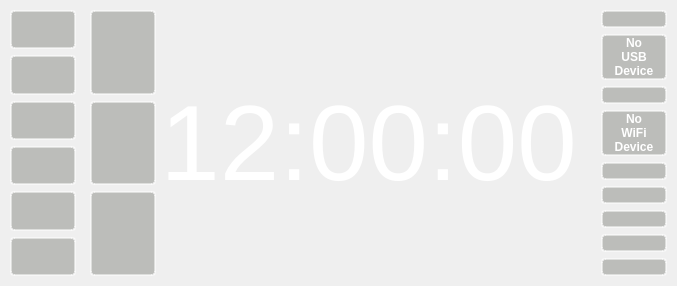
     <widget class="QWidget" name="oldmenuWidget" native="true">
      <property name="sizePolicy">
       <sizepolicy hsizetype="Expanding" vsizetype="Expanding">
        <horstretch>0</horstretch>
        <verstretch>0</verstretch>
       </sizepolicy>
      </property>
      <layout class="QHBoxLayout" name="horizontalLayout_2">
       <property name="spacing">
        <number>4</number>
       </property>
       <property name="leftMargin">
        <number>0</number>
       </property>
       <property name="topMargin">
        <number>0</number>
       </property>
       <property name="rightMargin">
        <number>0</number>
       </property>
       <property name="bottomMargin">
        <number>0</number>
       </property>
       <item>
        <layout class="QVBoxLayout" name="verticalLayout_8">
         <item>
          <layout class="QHBoxLayout" name="horizontalLayout_4">
           <item>
            <widget class="QWidget" name="buttonWidget" native="true">
             <property name="sizePolicy">
              <sizepolicy hsizetype="Fixed" vsizetype="Expanding">
               <horstretch>0</horstretch>
               <verstretch>0</verstretch>
              </sizepolicy>
             </property>
             <layout class="QVBoxLayout" name="verticalLayout_7">
              <property name="leftMargin">
               <number>10</number>
              </property>
              <property name="topMargin">
               <number>10</number>
              </property>
              <property name="rightMargin">
               <number>0</number>
              </property>
              <property name="bottomMargin">
               <number>10</number>
              </property>
              <item>
               <widget class="QPushButton" name="pushButtonSettings2">
                <property name="sizePolicy">
                 <sizepolicy hsizetype="Fixed" vsizetype="Expanding">
                  <horstretch>0</horstretch>
                  <verstretch>0</verstretch>
                 </sizepolicy>
                </property>
                <property name="minimumSize">
                 <size>
                  <width>66</width>
                  <height>0</height>
                 </size>
                </property>
                <property name="maximumSize">
                 <size>
                  <width>66</width>
                  <height>16777215</height>
                 </size>
                </property>
                <property name="styleSheet">
                 <string notr="true">background-color: rgba(136, 138, 133, 0.5);
border-radius: 4px;
border: 2px solid rgba(255,255,255,0.5);
outline: none;</string>
                </property>
                <property name="text">
                 <string/>
                </property>
                <property name="icon">
                 <iconset>
                  <normalon>:/settings-hot.png</normalon>
                 </iconset>
                </property>
                <property name="iconSize">
                 <size>
                  <width>50</width>
                  <height>50</height>
                 </size>
                </property>
               </widget>
              </item>
              <item>
               <widget class="QPushButton" name="pushButtonLock2">
                <property name="sizePolicy">
                 <sizepolicy hsizetype="Fixed" vsizetype="Expanding">
                  <horstretch>0</horstretch>
                  <verstretch>0</verstretch>
                 </sizepolicy>
                </property>
                <property name="minimumSize">
                 <size>
                  <width>66</width>
                  <height>0</height>
                 </size>
                </property>
                <property name="maximumSize">
                 <size>
                  <width>66</width>
                  <height>16777215</height>
                 </size>
                </property>
                <property name="styleSheet">
                 <string notr="true">background-color: rgba(136, 138, 133, 0.5);
border-radius: 4px;
border: 2px solid rgba(255,255,255,0.5);
outline: none;</string>
                </property>
                <property name="text">
                 <string/>
                </property>
                <property name="icon">
                 <iconset>
                  <normalon>:/lock-hot.png</normalon>
                 </iconset>
                </property>
                <property name="iconSize">
                 <size>
                  <width>50</width>
                  <height>50</height>
                 </size>
                </property>
               </widget>
              </item>
              <item>
               <widget class="QPushButton" name="pushButtonMusic2">
                <property name="sizePolicy">
                 <sizepolicy hsizetype="Fixed" vsizetype="Expanding">
                  <horstretch>0</horstretch>
                  <verstretch>0</verstretch>
                 </sizepolicy>
                </property>
                <property name="minimumSize">
                 <size>
                  <width>66</width>
                  <height>0</height>
                 </size>
                </property>
                <property name="maximumSize">
                 <size>
                  <width>66</width>
                  <height>16777215</height>
                 </size>
                </property>
                <property name="styleSheet">
                 <string notr="true">background-color: rgba(136, 138, 133, 0.5);
border-radius: 4px;
border: 2px solid rgba(255,255,255,0.5);
outline: none;</string>
                </property>
                <property name="text">
                 <string/>
                </property>
                <property name="icon">
                 <iconset>
                  <normalon>:/mp3-hot.png</normalon>
                 </iconset>
                </property>
                <property name="iconSize">
                 <size>
                  <width>50</width>
                  <height>50</height>
                 </size>
                </property>
               </widget>
              </item>
              <item>
               <widget class="QPushButton" name="pushButtonBrightness2">
                <property name="sizePolicy">
                 <sizepolicy hsizetype="Fixed" vsizetype="Expanding">
                  <horstretch>0</horstretch>
                  <verstretch>0</verstretch>
                 </sizepolicy>
                </property>
                <property name="minimumSize">
                 <size>
                  <width>66</width>
                  <height>0</height>
                 </size>
                </property>
                <property name="maximumSize">
                 <size>
                  <width>66</width>
                  <height>16777215</height>
                 </size>
                </property>
                <property name="styleSheet">
                 <string notr="true">background-color: rgba(136, 138, 133, 0.5);
border-radius: 4px;
border: 2px solid rgba(255,255,255,0.5);
outline: none;</string>
                </property>
                <property name="text">
                 <string/>
                </property>
                <property name="icon">
                 <iconset>
                  <normalon>:/brightness-hot.png</normalon>
                 </iconset>
                </property>
                <property name="iconSize">
                 <size>
                  <width>50</width>
                  <height>50</height>
                 </size>
                </property>
               </widget>
              </item>
              <item>
               <widget class="QPushButton" name="pushButtonToggleGUI2">
                <property name="sizePolicy">
                 <sizepolicy hsizetype="Fixed" vsizetype="Expanding">
                  <horstretch>0</horstretch>
                  <verstretch>0</verstretch>
                 </sizepolicy>
                </property>
                <property name="minimumSize">
                 <size>
                  <width>66</width>
                  <height>0</height>
                 </size>
                </property>
                <property name="maximumSize">
                 <size>
                  <width>66</width>
                  <height>16777215</height>
                 </size>
                </property>
                <property name="styleSheet">
                 <string notr="true">background-color: rgba(136, 138, 133, 0.5);
border-radius: 4px;
border: 2px solid rgba(255,255,255,0.5);
outline: none;</string>
                </property>
                <property name="text">
                 <string/>
                </property>
                <property name="icon">
                 <iconset>
                  <normalon>:/eye-hot.png</normalon>
                 </iconset>
                </property>
                <property name="iconSize">
                 <size>
                  <width>50</width>
                  <height>50</height>
                 </size>
                </property>
               </widget>
              </item>
              <item>
               <widget class="QPushButton" name="pushButtonExit2">
                <property name="sizePolicy">
                 <sizepolicy hsizetype="Fixed" vsizetype="Expanding">
                  <horstretch>0</horstretch>
                  <verstretch>0</verstretch>
                 </sizepolicy>
                </property>
                <property name="minimumSize">
                 <size>
                  <width>66</width>
                  <height>0</height>
                 </size>
                </property>
                <property name="maximumSize">
                 <size>
                  <width>66</width>
                  <height>16777215</height>
                 </size>
                </property>
                <property name="styleSheet">
                 <string notr="true">background-color: rgba(136, 138, 133, 0.5);
border-radius: 4px;
border: 2px solid rgba(255,255,255,0.5);
outline: none;</string>
                </property>
                <property name="text">
                 <string/>
                </property>
                <property name="icon">
                 <iconset>
                  <normalon>:/power-hot.png</normalon>
                 </iconset>
                </property>
                <property name="iconSize">
                 <size>
                  <width>50</width>
                  <height>50</height>
                 </size>
                </property>
               </widget>
              </item>
             </layout>
            </widget>
           </item>
           <item>
            <widget class="QWidget" name="exitWidget" native="true">
             <property name="sizePolicy">
              <sizepolicy hsizetype="Fixed" vsizetype="Expanding">
               <horstretch>0</horstretch>
               <verstretch>0</verstretch>
              </sizepolicy>
             </property>
             <layout class="QVBoxLayout" name="verticalLayout_9">
              <property name="leftMargin">
               <number>10</number>
              </property>
              <property name="topMargin">
               <number>10</number>
              </property>
              <property name="rightMargin">
               <number>0</number>
              </property>
              <property name="bottomMargin">
               <number>10</number>
              </property>
              <item>
               <widget class="QPushButton" name="pushButtonShutdown2">
                <property name="sizePolicy">
                 <sizepolicy hsizetype="Fixed" vsizetype="Expanding">
                  <horstretch>0</horstretch>
                  <verstretch>0</verstretch>
                 </sizepolicy>
                </property>
                <property name="minimumSize">
                 <size>
                  <width>66</width>
                  <height>0</height>
                 </size>
                </property>
                <property name="maximumSize">
                 <size>
                  <width>66</width>
                  <height>16777215</height>
                 </size>
                </property>
                <property name="styleSheet">
                 <string notr="true">background-color: rgba(136, 138, 133, 0.5);
border-radius: 4px;
border: 2px solid rgba(255,255,255,0.5);
outline: none;</string>
                </property>
                <property name="text">
                 <string/>
                </property>
                <property name="icon">
                 <iconset>
                  <normalon>:/power-hot.png</normalon>
                 </iconset>
                </property>
                <property name="iconSize">
                 <size>
                  <width>50</width>
                  <height>50</height>
                 </size>
                </property>
               </widget>
              </item>
              <item>
               <widget class="QPushButton" name="pushButtonReboot2">
                <property name="sizePolicy">
                 <sizepolicy hsizetype="Fixed" vsizetype="Expanding">
                  <horstretch>0</horstretch>
                  <verstretch>0</verstretch>
                 </sizepolicy>
                </property>
                <property name="minimumSize">
                 <size>
                  <width>66</width>
                  <height>0</height>
                 </size>
                </property>
                <property name="maximumSize">
                 <size>
                  <width>66</width>
                  <height>16777215</height>
                 </size>
                </property>
                <property name="styleSheet">
                 <string notr="true">background-color: rgba(136, 138, 133, 0.5);
border-radius: 4px;
border: 2px solid rgba(255,255,255,0.5);
outline: none;</string>
                </property>
                <property name="text">
                 <string/>
                </property>
                <property name="icon">
                 <iconset>
                  <normalon>:/reboot-hot.png</normalon>
                 </iconset>
                </property>
                <property name="iconSize">
                 <size>
                  <width>50</width>
                  <height>50</height>
                 </size>
                </property>
               </widget>
              </item>
              <item>
               <widget class="QPushButton" name="pushButtonCancel2">
                <property name="sizePolicy">
                 <sizepolicy hsizetype="Fixed" vsizetype="Expanding">
                  <horstretch>0</horstretch>
                  <verstretch>0</verstretch>
                 </sizepolicy>
                </property>
                <property name="minimumSize">
                 <size>
                  <width>66</width>
                  <height>0</height>
                 </size>
                </property>
                <property name="maximumSize">
                 <size>
                  <width>66</width>
                  <height>16777215</height>
                 </size>
                </property>
                <property name="styleSheet">
                 <string notr="true">background-color: rgba(136, 138, 133, 0.5);
border-radius: 4px;
border: 2px solid rgba(255,255,255,0.5);
outline: none;</string>
                </property>
                <property name="text">
                 <string/>
                </property>
                <property name="icon">
                 <iconset>
                  <normalon>:/back-hot.png</normalon>
                 </iconset>
                </property>
                <property name="iconSize">
                 <size>
                  <width>50</width>
                  <height>50</height>
                 </size>
                </property>
               </widget>
              </item>
             </layout>
            </widget>
           </item>
           <item>
            <widget class="QLabel" name="bigClock">
             <property name="sizePolicy">
              <sizepolicy hsizetype="Expanding" vsizetype="Expanding">
               <horstretch>0</horstretch>
               <verstretch>0</verstretch>
              </sizepolicy>
             </property>
             <property name="font">
              <font>
               <pointsize>80</pointsize>
               <weight>50</weight>
               <bold>false</bold>
              </font>
             </property>
             <property name="styleSheet">
              <string notr="true">color: rgb(255, 255, 255);</string>
             </property>
             <property name="text">
              <string>12:00:00</string>
             </property>
             <property name="alignment">
              <set>Qt::AlignCenter</set>
             </property>
            </widget>
           </item>
           <item>
            <widget class="QLabel" name="oldmenuDummy">
             <property name="sizePolicy">
              <sizepolicy hsizetype="Expanding" vsizetype="Expanding">
               <horstretch>0</horstretch>
               <verstretch>0</verstretch>
              </sizepolicy>
             </property>
             <property name="text">
              <string/>
             </property>
            </widget>
           </item>
           <item>
            <widget class="QWidget" name="verticalWidget_2" native="true">
             <property name="sizePolicy">
              <sizepolicy hsizetype="Fixed" vsizetype="Expanding">
               <horstretch>0</horstretch>
               <verstretch>0</verstretch>
              </sizepolicy>
             </property>
             <layout class="QVBoxLayout" name="verticalLayout_6">
              <property name="topMargin">
               <number>10</number>
              </property>
              <property name="rightMargin">
               <number>10</number>
              </property>
              <property name="bottomMargin">
               <number>10</number>
              </property>
              <item>
               <widget class="QWidget" name="AAUSBWidget2" native="true">
                <property name="sizePolicy">
                 <sizepolicy hsizetype="Fixed" vsizetype="Expanding">
                  <horstretch>0</horstretch>
                  <verstretch>0</verstretch>
                 </sizepolicy>
                </property>
                <layout class="QVBoxLayout" name="verticalLayout_11">
                 <property name="leftMargin">
                  <number>0</number>
                 </property>
                 <property name="topMargin">
                  <number>0</number>
                 </property>
                 <property name="rightMargin">
                  <number>0</number>
                 </property>
                 <property name="bottomMargin">
                  <number>0</number>
                 </property>
                 <item>
                  <widget class="QPushButton" name="pushButtonAndroidAuto2">
                   <property name="sizePolicy">
                    <sizepolicy hsizetype="Fixed" vsizetype="Expanding">
                     <horstretch>0</horstretch>
                     <verstretch>0</verstretch>
                    </sizepolicy>
                   </property>
                   <property name="minimumSize">
                    <size>
                     <width>66</width>
                     <height>0</height>
                    </size>
                   </property>
                   <property name="maximumSize">
                    <size>
                     <width>66</width>
                     <height>16777215</height>
                    </size>
                   </property>
                   <property name="styleSheet">
                    <string notr="true">background-color: rgba(136, 138, 133, 0.5);
border-radius: 4px;
border: 2px solid rgba(255,255,255,0.5);
outline: none;</string>
                   </property>
                   <property name="text">
                    <string/>
                   </property>
                   <property name="icon">
                    <iconset>
                     <normalon>:/aausb-hot.png</normalon>
                    </iconset>
                   </property>
                   <property name="iconSize">
                    <size>
                     <width>50</width>
                     <height>50</height>
                    </size>
                   </property>
                  </widget>
                 </item>
                 <item>
                  <widget class="QPushButton" name="pushButtonNoDevice2">
                   <property name="sizePolicy">
                    <sizepolicy hsizetype="Fixed" vsizetype="Expanding">
                     <horstretch>0</horstretch>
                     <verstretch>0</verstretch>
                    </sizepolicy>
                   </property>
                   <property name="minimumSize">
                    <size>
                     <width>66</width>
                     <height>0</height>
                    </size>
                   </property>
                   <property name="maximumSize">
                    <size>
                     <width>66</width>
                     <height>16777215</height>
                    </size>
                   </property>
                   <property name="font">
                    <font>
                     <weight>75</weight>
                     <bold>true</bold>
                    </font>
                   </property>
                   <property name="styleSheet">
                    <string notr="true">background-color: rgba(136, 138, 133, 0.5);
color: rgb(255, 255, 255);
border-radius: 4px;
border: 2px solid rgba(255,255,255,0.5);
outline: none;</string>
                   </property>
                   <property name="text">
                    <string>No
USB
Device</string>
                   </property>
                  </widget>
                 </item>
                </layout>
               </widget>
              </item>
              <item>
               <widget class="QWidget" name="AAWIFIWidget2" native="true">
                <property name="sizePolicy">
                 <sizepolicy hsizetype="Fixed" vsizetype="Expanding">
                  <horstretch>0</horstretch>
                  <verstretch>0</verstretch>
                 </sizepolicy>
                </property>
                <layout class="QVBoxLayout" name="verticalLayout_12">
                 <property name="leftMargin">
                  <number>0</number>
                 </property>
                 <property name="topMargin">
                  <number>0</number>
                 </property>
                 <property name="rightMargin">
                  <number>0</number>
                 </property>
                 <property name="bottomMargin">
                  <number>0</number>
                 </property>
                 <item>
                  <widget class="QPushButton" name="pushButtonWifi2">
                   <property name="sizePolicy">
                    <sizepolicy hsizetype="Fixed" vsizetype="Expanding">
                     <horstretch>0</horstretch>
                     <verstretch>0</verstretch>
                    </sizepolicy>
                   </property>
                   <property name="minimumSize">
                    <size>
                     <width>66</width>
                     <height>0</height>
                    </size>
                   </property>
                   <property name="maximumSize">
                    <size>
                     <width>66</width>
                     <height>16777215</height>
                    </size>
                   </property>
                   <property name="styleSheet">
                    <string notr="true">background-color: rgba(136, 138, 133, 0.5);
border-radius: 4px;
border: 2px solid rgba(255,255,255,0.5);
outline: none;</string>
                   </property>
                   <property name="text">
                    <string/>
                   </property>
                   <property name="icon">
                    <iconset>
                     <normalon>:/aawifi-hot.png</normalon>
                    </iconset>
                   </property>
                   <property name="iconSize">
                    <size>
                     <width>50</width>
                     <height>50</height>
                    </size>
                   </property>
                  </widget>
                 </item>
                 <item>
                  <widget class="QPushButton" name="pushButtonNoWiFiDevice2">
                   <property name="sizePolicy">
                    <sizepolicy hsizetype="Fixed" vsizetype="Expanding">
                     <horstretch>0</horstretch>
                     <verstretch>0</verstretch>
                    </sizepolicy>
                   </property>
                   <property name="minimumSize">
                    <size>
                     <width>66</width>
                     <height>0</height>
                    </size>
                   </property>
                   <property name="maximumSize">
                    <size>
                     <width>66</width>
                     <height>16777215</height>
                    </size>
                   </property>
                   <property name="font">
                    <font>
                     <weight>75</weight>
                     <bold>true</bold>
                    </font>
                   </property>
                   <property name="styleSheet">
                    <string notr="true">background-color: rgba(136, 138, 133, 0.5);
color: rgb(255, 255, 255);
border-radius: 4px;
border: 2px solid rgba(255,255,255,0.5);
outline: none;</string>
                   </property>
                   <property name="text">
                    <string>No
WiFi
Device</string>
                   </property>
                  </widget>
                 </item>
                </layout>
               </widget>
              </item>
              <item>
               <widget class="QPushButton" name="pushButtonDay2">
                <property name="sizePolicy">
                 <sizepolicy hsizetype="Fixed" vsizetype="Expanding">
                  <horstretch>0</horstretch>
                  <verstretch>0</verstretch>
                 </sizepolicy>
                </property>
                <property name="minimumSize">
                 <size>
                  <width>66</width>
                  <height>0</height>
                 </size>
                </property>
                <property name="maximumSize">
                 <size>
                  <width>66</width>
                  <height>16777215</height>
                 </size>
                </property>
                <property name="styleSheet">
                 <string notr="true">background-color: rgba(136, 138, 133, 0.5);
border-radius: 4px;
border: 2px solid rgba(255,255,255,0.5);
outline: none;</string>
                </property>
                <property name="text">
                 <string/>
                </property>
                <property name="icon">
                 <iconset>
                  <normalon>:/day-hot.png</normalon>
                 </iconset>
                </property>
                <property name="iconSize">
                 <size>
                  <width>50</width>
                  <height>50</height>
                 </size>
                </property>
               </widget>
              </item>
              <item>
               <widget class="QPushButton" name="pushButtonNight2">
                <property name="sizePolicy">
                 <sizepolicy hsizetype="Fixed" vsizetype="Expanding">
                  <horstretch>0</horstretch>
                  <verstretch>0</verstretch>
                 </sizepolicy>
                </property>
                <property name="minimumSize">
                 <size>
                  <width>66</width>
                  <height>0</height>
                 </size>
                </property>
                <property name="maximumSize">
                 <size>
                  <width>66</width>
                  <height>16777215</height>
                 </size>
                </property>
                <property name="styleSheet">
                 <string notr="true">background-color: rgba(136, 138, 133, 0.5);
border-radius: 4px;
border: 2px solid rgba(255,255,255,0.5);
outline: none;</string>
                </property>
                <property name="text">
                 <string/>
                </property>
                <property name="icon">
                 <iconset>
                  <normalon>:/night-hot.png</normalon>
                 </iconset>
                </property>
                <property name="iconSize">
                 <size>
                  <width>50</width>
                  <height>50</height>
                 </size>
                </property>
               </widget>
              </item>
              <item>
               <widget class="QPushButton" name="pushButtonCameraShow2">
                <property name="sizePolicy">
                 <sizepolicy hsizetype="Fixed" vsizetype="Expanding">
                  <horstretch>0</horstretch>
                  <verstretch>0</verstretch>
                 </sizepolicy>
                </property>
                <property name="minimumSize">
                 <size>
                  <width>66</width>
                  <height>0</height>
                 </size>
                </property>
                <property name="maximumSize">
                 <size>
                  <width>66</width>
                  <height>16777215</height>
                 </size>
                </property>
                <property name="styleSheet">
                 <string notr="true">background-color: rgba(136, 138, 133, 0.5);
border-radius: 4px;
border: 2px solid rgba(255,255,255,0.5);
outline: none;</string>
                </property>
                <property name="text">
                 <string/>
                </property>
                <property name="icon">
                 <iconset>
                  <normalon>:/camera-hot.png</normalon>
                 </iconset>
                </property>
                <property name="iconSize">
                 <size>
                  <width>50</width>
                  <height>50</height>
                 </size>
                </property>
               </widget>
              </item>
              <item>
               <widget class="QPushButton" name="pushButtonVolume2">
                <property name="sizePolicy">
                 <sizepolicy hsizetype="Fixed" vsizetype="Expanding">
                  <horstretch>0</horstretch>
                  <verstretch>0</verstretch>
                 </sizepolicy>
                </property>
                <property name="minimumSize">
                 <size>
                  <width>66</width>
                  <height>0</height>
                 </size>
                </property>
                <property name="maximumSize">
                 <size>
                  <width>66</width>
                  <height>16777215</height>
                 </size>
                </property>
                <property name="styleSheet">
                 <string notr="true">background-color: rgba(136, 138, 133, 0.5);
border-radius: 4px;
border: 2px solid rgba(255,255,255,0.5);
outline: none;</string>
                </property>
                <property name="text">
                 <string/>
                </property>
                <property name="icon">
                 <iconset>
                  <normalon>:/volume-hot.png</normalon>
                 </iconset>
                </property>
                <property name="iconSize">
                 <size>
                  <width>50</width>
                  <height>50</height>
                 </size>
                </property>
               </widget>
              </item>
              <item>
               <widget class="QPushButton" name="pushButtonDebug2">
                <property name="sizePolicy">
                 <sizepolicy hsizetype="Fixed" vsizetype="Expanding">
                  <horstretch>0</horstretch>
                  <verstretch>0</verstretch>
                 </sizepolicy>
                </property>
                <property name="minimumSize">
                 <size>
                  <width>66</width>
                  <height>0</height>
                 </size>
                </property>
                <property name="maximumSize">
                 <size>
                  <width>66</width>
                  <height>16777215</height>
                 </size>
                </property>
                <property name="styleSheet">
                 <string notr="true">background-color: rgba(136, 138, 133, 0.5);
border-radius: 4px;
border: 2px solid rgba(255,255,255,0.5);
outline: none;</string>
                </property>
                <property name="text">
                 <string/>
                </property>
                <property name="icon">
                 <iconset>
                  <normalon>:/bug-hot.png</normalon>
                 </iconset>
                </property>
                <property name="iconSize">
                 <size>
                  <width>50</width>
                  <height>50</height>
                 </size>
                </property>
               </widget>
              </item>
             </layout>
            </widget>
           </item>
          </layout>
         </item>
        </layout>
       </item>
      </layout>
     </widget>
